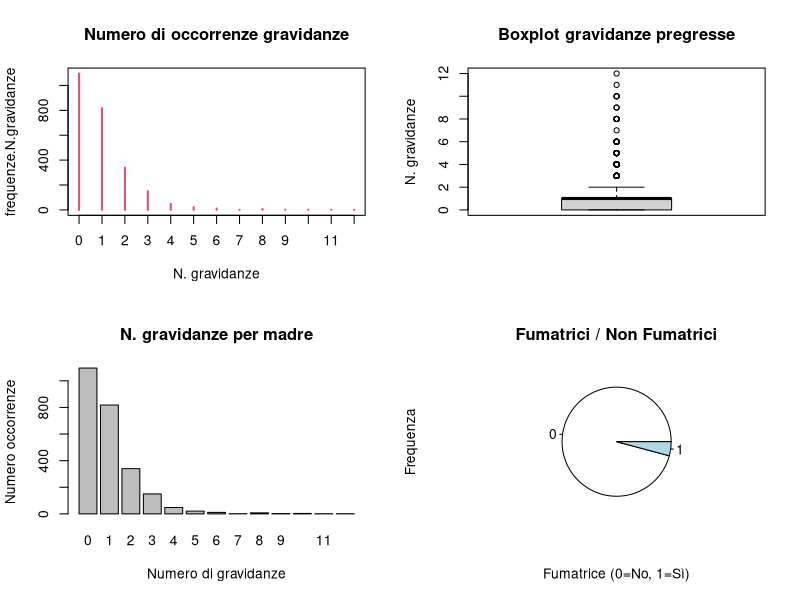

Write R code to recreate this figure. (Note: this script raises an error after producing the figure.)
#1) Importa il dataset “neonati.csv” e controlla che sia stato letto correttamente dal software
dati <- read.csv("neonati.csv", sep=",", stringsAsFactors = T)
head(dati, 10)
n <- nrow(dati)
attach(dati)

dati$Fumatrice <- dati$Fumatrici == 1

summary(dati)
str(dati)

library(psych)
library(kableExtra)

all_indici <- describe(dati, IQR=TRUE,quant=c(.25,.75),omit=TRUE,type=1)

indici <- all_indici[c("min", "Q0.25", "mean", "median", "Q0.75", "max", "sd", "IQR", "skew", "kurtosis")]
indici_2_decimali <- round(indici, 2)

kable(indici_2_decimali, "markdown") %>%
  kable_styling(full_width = FALSE)%>%
  column_spec(1, border_right = TRUE)

# Calcola le frequenze di ogni valore



frequenze.N.gravidanze <- table(dati$N.gravidanze)
par(mfrow=c(2,2))
plot(frequenze.N.gravidanze, col = 2, main = "Numero di occorrenze gravidanze", xlab = "N. gravidanze")
boxplot(dati$N.gravidanze, main="Boxplot gravidanze pregresse", ylab="N. gravidanze")

table(dati$N.gravidanze)
barplot(table(dati$N.gravidanze), main="N. gravidanze per madre", xlab="Numero di gravidanze", ylab="Numero occorrenze")

table(dati$Fumatrici)
pie(table(dati$Fumatrici), main="Fumatrici / Non Fumatrici", xlab="Fumatrice (0=No, 1=Sì)", ylab="Frequenza")


summary(neonati$Gestazione)
hist(neonati$Gestazione, main="Distribuzione delle settimane di gestazione", xlab="Settimane")
boxplot(neonati$Gestazione, main="Boxplot delle settimane di gestazione", ylab="Settimane")

# Calcola il numero di occorrenze per ogni settimana di gestazione
gestazione_freq <- table(dati$Gestazione)

par(mfrow=c(2,2))
plot(table(dati$Gestazione))
boxplot(dati$Gestazione, main="Boxplot gestazione", ylab="N. sett. gestazione")

# Crea il line chart
ggplot(as.data.frame(gestazione_freq), aes(x = Var1, y = Freq)) +
  geom_line() +
  labs(title = "Frequenza delle Settimane di Gestazione",
       x = "Settimane di Gestazione",
       y = "Numero di Occorrenze") +
  theme_minimal()



summary(neonati$Peso)
hist(dati$Peso, main="Distribuzione del peso dei neonati", xlab="Peso (grammi)")
boxplot(dati$Peso, main="Boxplot del peso dei neonati", ylab="Peso (grammi)")



ggplot(dati, aes(x = Tipo.parto, y = Peso)) +
  geom_boxplot() +
  labs(title = "Distribuzione del Peso dei Neonati per Tipo di Parto",
       x = "Tipo di Parto",
       y = "Peso (grammi)") +
  theme_minimal()



ggplot(dati, aes(x = Gestazione, y = Peso)) +
  geom_point() +  
  geom_smooth(method = "lm", se = TRUE, color = 2) +  # si renderizza anche la linea di regressioene
  labs(title = "Relazione tra Peso del Neonato e il numero  di Settimane di Gestazione",
       x = "Settimane di Gestazione",
       y = "Peso (grammi)") +
  theme_minimal()





ggplot(dati, aes(x = as.factor(Fumatrici), y = Peso)) +
  geom_boxplot() +
  labs(title = "Rilevanza del Fumo sul Peso dei Neonati",
       x = "Madre Fumatrice (0=No, 1=Sì)",
       y = "Peso (grammi)") +
  theme_minimal()





ggplot(dati, aes(x = Ospedale, y = Peso, fill = Ospedale)) +
  geom_boxplot() +
  labs(title = "Distribuzione del Peso dei Neonati per Ospedale",
       x = "Ospedale",
       y = "Peso (grammi)") +
  theme_minimal()
